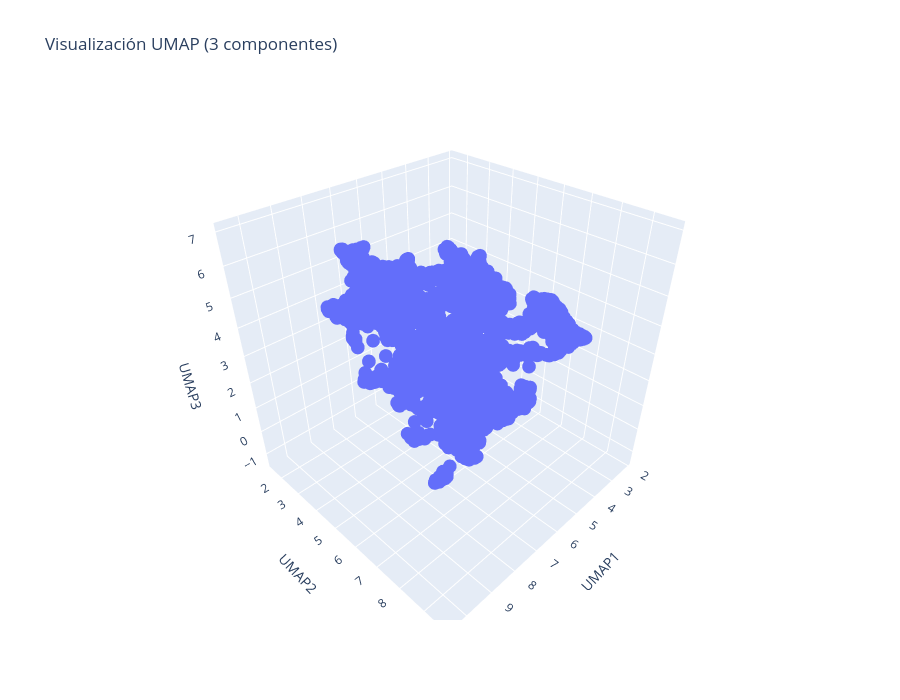

Write notebook code for a chart like this one.
### Code cell
%%time
fig = px.scatter_3d(
    data_umap, x="UMAP1", y="UMAP2", z="UMAP3",
    title="Visualización UMAP (3 componentes)",
    width=900, height=700
)
fig.show()

### Figure 1 — Plotly figure (JSON) as saved in the notebook; plotly's stock layout.template omitted (floating-point values rounded to 4 significant figures; data arrays with more than 128 entries replaced by an {"elided": "..."} marker saying what was removed)
{"data": [{"hovertemplate": "UMAP1=%{x}<br>UMAP2=%{y}<br>UMAP3=%{z}<extra></extra>", "legendgroup": "", "marker": {"color": "#636efa", "symbol": "circle"}, "mode": "markers", "name": "", "scene": "scene", "showlegend": false, "type": "scatter3d", "x": {"elided": "4647 float values"}, "y": {"elided": "4647 float values"}, "z": {"elided": "4647 float values"}}], "layout": {"height": 700, "legend": {"tracegroupgap": 0}, "scene": {"domain": {"x": [0, 1], "y": [0, 1]}, "xaxis": {"title": {"text": "UMAP1"}}, "yaxis": {"title": {"text": "UMAP2"}}, "zaxis": {"title": {"text": "UMAP3"}}}, "title": {"text": "Visualización UMAP (3 componentes)"}, "width": 900}}
